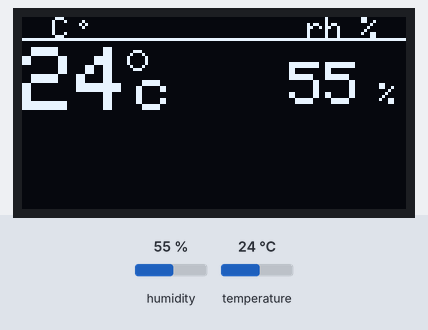
Recording of a sketch running on a simulated Arduino Uno, built with avr-gcc and run on an emulated ATmega328P. Shown: 128×64 one-colour display. Inputs (shaded band) come from the test bench; at power-on: humidity 55 %, temperature 24 °C.

Above: at 0.1 s.

The sketch:

atmega328-dht22.ino
```cpp
#include <avr/sleep.h>
#include <avr/power.h>
#include <avr/wdt.h>
#include <SPI.h>
#include <Wire.h>
#include <DHT.h>
#include <Adafruit_GFX.h>
#include <Adafruit_SSD1306.h>
#include <JeeLib.h>


#define OLED_RESET 4
Adafruit_SSD1306 display(OLED_RESET);

#define SENSOR_PIN 2
#define DHTTYPE DHT22


DHT dht(SENSOR_PIN, DHTTYPE);

ISR(WDT_vect) { Sleepy::watchdogEvent(); }

void setup() {
  // disable ADC
  ADCSRA = 0;
  power_adc_disable();
  power_spi_disable();
  power_usart0_disable();
  power_timer0_enable();
  power_timer1_disable();
  power_timer2_disable();
  power_twi_enable();
  display.begin(SSD1306_SWITCHCAPVCC, 0x3C);
  dht.begin();
  display_values(99.0,13.3);
}


void display_values(float h, float t) {
  String humidity_s = String(int(h));
  String temperature_s = String(int(t));

  display.clearDisplay();
  display.setTextColor(WHITE);

  display.setTextSize(1);

  display.setCursor(10, 0);
  display.print("C");
  display.setCursor(15, 0);
  display.drawCircle(20, 2, 1, WHITE);
  display.setCursor(95, 0);
  display.print("rh %");

  // line between description and values
  display.drawLine(0,7,128,7, WHITE);


  display.setTextSize(3);
  display.setCursor(0,10);
  display.print(temperature_s);

  display.drawCircle(temperature_s.length() * 19, 14, 3, WHITE);
  display.setTextSize(2.5);
  display.setCursor(temperature_s.length() * 19, 17);
  display.print('c');


  display.setTextSize(2.5);
  display.setCursor(89, 15);
  display.print(humidity_s);
  display.setTextSize(1);
  display.setCursor(89 + humidity_s.length() * 15, 22);
  display.print('%');

  display.display();
}

void loop() {
  float temperature = dht.readTemperature();
  float humidity = dht.readHumidity();

  if (isnan(temperature) || isnan(humidity)) {
    return;
  }

  display_values(humidity, temperature);

  Sleepy::loseSomeTime(60000);
}
```
